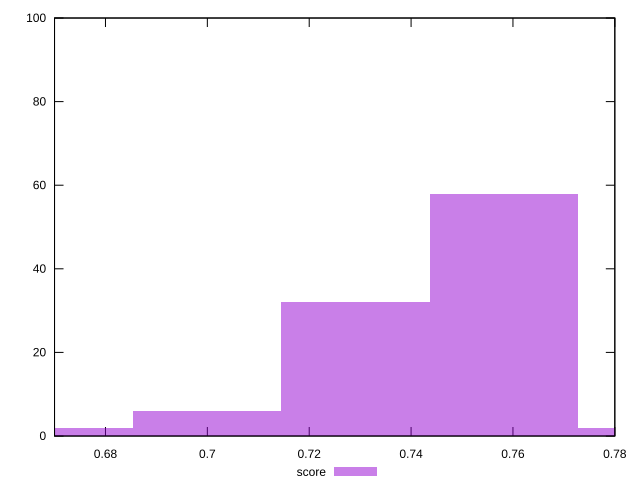

The gnuplot source for this figure:
reset

$score <<EOF
0.7291164455692328 32
0.7582811033920022 58
0.6999517877464636 6
0.7874457612147715 2
0.6707871299236943 2
EOF

set key outside below
set boxwidth 0.029164657822769315
set xrange [0.67:0.78]
set yrange [0:100]
set trange [0:100]
set style fill transparent solid 0.5 noborder
set terminal svg size 640, 490 enhanced background rgb 'white'
set output "report_00015_2021-02-09T16-11-33.973Z/uses-rel-preconnect/samples/pages+cached/score/histogram.svg"

plot $score title "score" with boxes

reset
